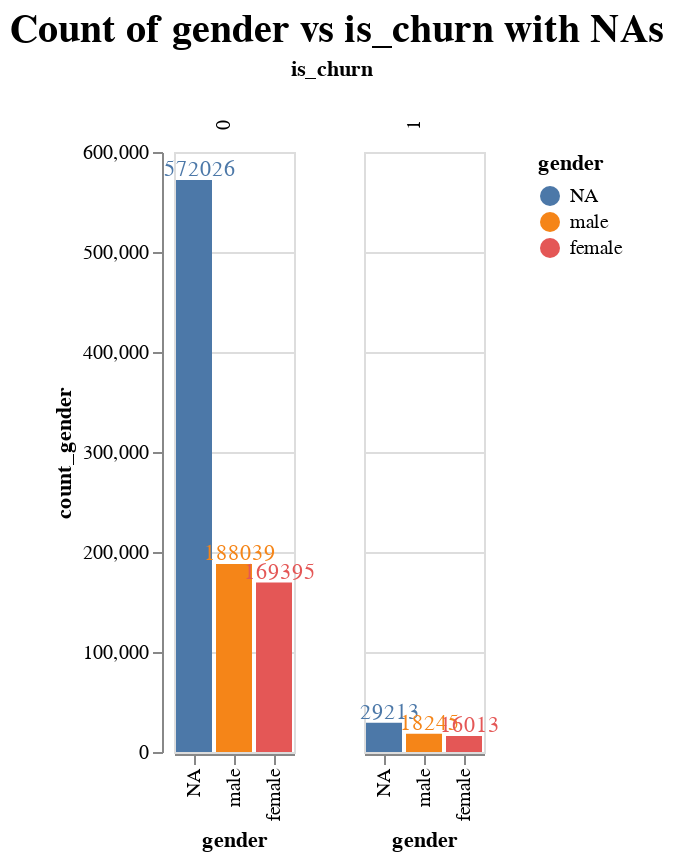
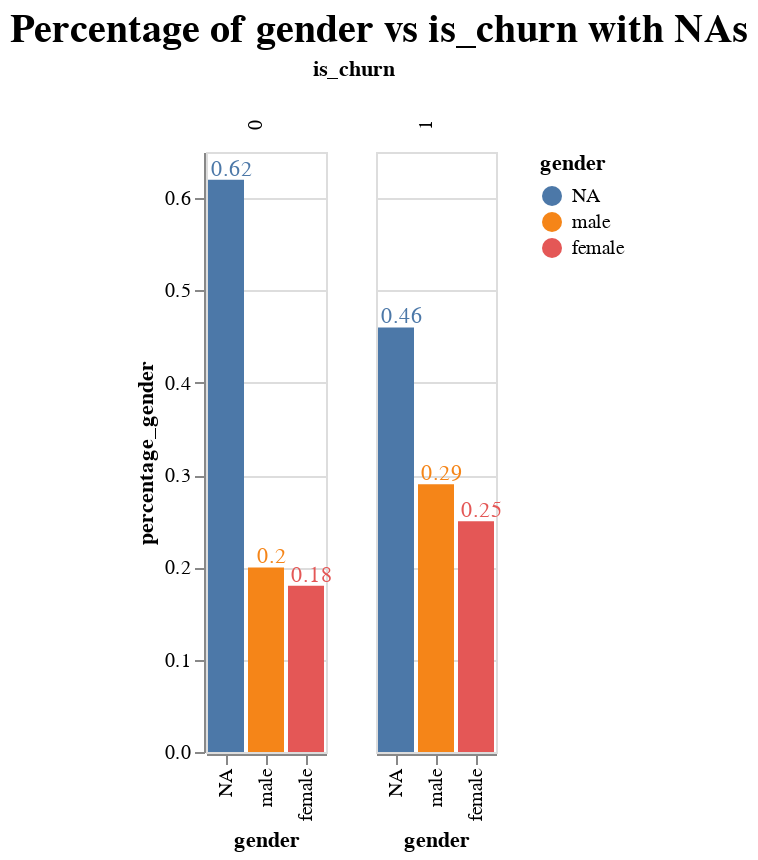

The code cell stored with these charts, in order, in its notebook:
### Code cell
count_gender = members_churn.fillna({'gender': 'NA'}).groupby(['is_churn'])['gender'].value_counts().reset_index(name='count_gender')
percentage_gender = round(members_churn.fillna({'gender': 'NA'}).groupby(['is_churn'])['gender'].value_counts(
    normalize=True).reset_index(name='percentage_gender'), 2)

plot_grouped_bar_chart(count_gender, "gender", "count_gender", "gender", "is_churn", title='Count of gender vs is_churn with NAs')

# Creating a grouped bar chart : is_churn vs gender (percentage)
plot_grouped_bar_chart(percentage_gender, "gender", "percentage_gender", "gender", "is_churn", title='Percentage of gender vs is_churn with NAs')

### Figure 1 — Vega-Lite specification as saved in the notebook (floating-point values rounded to 4 significant figures)
{"config": {"view": {"continuousWidth": 400, "continuousHeight": 300}, "title": {"anchor": "middle", "fontSize": 20}}, "data": {"name": "data-43baad403fdc5da17b46f0b4295dadb6"}, "facet": {"column": {"type": "nominal", "field": "is_churn", "header": {"labelAlign": "right", "labelAngle": -90}, "sort": null}}, "spec": {"layer": [{"mark": "bar", "encoding": {"color": {"type": "nominal", "field": "gender", "sort": null}, "x": {"type": "nominal", "field": "gender", "sort": null}, "y": {"type": "quantitative", "field": "count_gender"}}}, {"mark": {"type": "text", "align": "center", "baseline": "bottom", "dx": 3}, "encoding": {"color": {"type": "nominal", "field": "gender", "sort": null}, "text": {"type": "quantitative", "field": "count_gender"}, "x": {"type": "nominal", "field": "gender", "sort": null}, "y": {"type": "quantitative", "field": "count_gender"}}}]}, "title": "Count of gender vs is_churn with NAs", "$schema": "https://vega.github.io/schema/vega-lite/v4.8.1.json", "datasets": {"data-43baad403fdc5da17b46f0b4295dadb6": [{"is_churn": "0", "gender": "NA", "count_gender": 572026}, {"is_churn": "0", "gender": "male", "count_gender": 188039}, {"is_churn": "0", "gender": "female", "count_gender": 169395}, {"is_churn": "1", "gender": "NA", "count_gender": 29213}, {"is_churn": "1", "gender": "male", "count_gender": 18245}, {"is_churn": "1", "gender": "female", "count_gender": 16013}]}}

### Figure 2 — Vega-Lite specification as saved in the notebook (floating-point values rounded to 4 significant figures)
{"config": {"view": {"continuousWidth": 400, "continuousHeight": 300}, "title": {"anchor": "middle", "fontSize": 20}}, "data": {"name": "data-30f3c7b0716f3147a7f40d516202d43c"}, "facet": {"column": {"type": "nominal", "field": "is_churn", "header": {"labelAlign": "right", "labelAngle": -90}, "sort": null}}, "spec": {"layer": [{"mark": "bar", "encoding": {"color": {"type": "nominal", "field": "gender", "sort": null}, "x": {"type": "nominal", "field": "gender", "sort": null}, "y": {"type": "quantitative", "field": "percentage_gender"}}}, {"mark": {"type": "text", "align": "center", "baseline": "bottom", "dx": 3}, "encoding": {"color": {"type": "nominal", "field": "gender", "sort": null}, "text": {"type": "quantitative", "field": "percentage_gender"}, "x": {"type": "nominal", "field": "gender", "sort": null}, "y": {"type": "quantitative", "field": "percentage_gender"}}}]}, "title": "Percentage of gender vs is_churn with NAs", "$schema": "https://vega.github.io/schema/vega-lite/v4.8.1.json", "datasets": {"data-30f3c7b0716f3147a7f40d516202d43c": [{"is_churn": "0", "gender": "NA", "percentage_gender": 0.62}, {"is_churn": "0", "gender": "male", "percentage_gender": 0.2}, {"is_churn": "0", "gender": "female", "percentage_gender": 0.18}, {"is_churn": "1", "gender": "NA", "percentage_gender": 0.46}, {"is_churn": "1", "gender": "male", "percentage_gender": 0.29}, {"is_churn": "1", "gender": "female", "percentage_gender": 0.25}]}}
